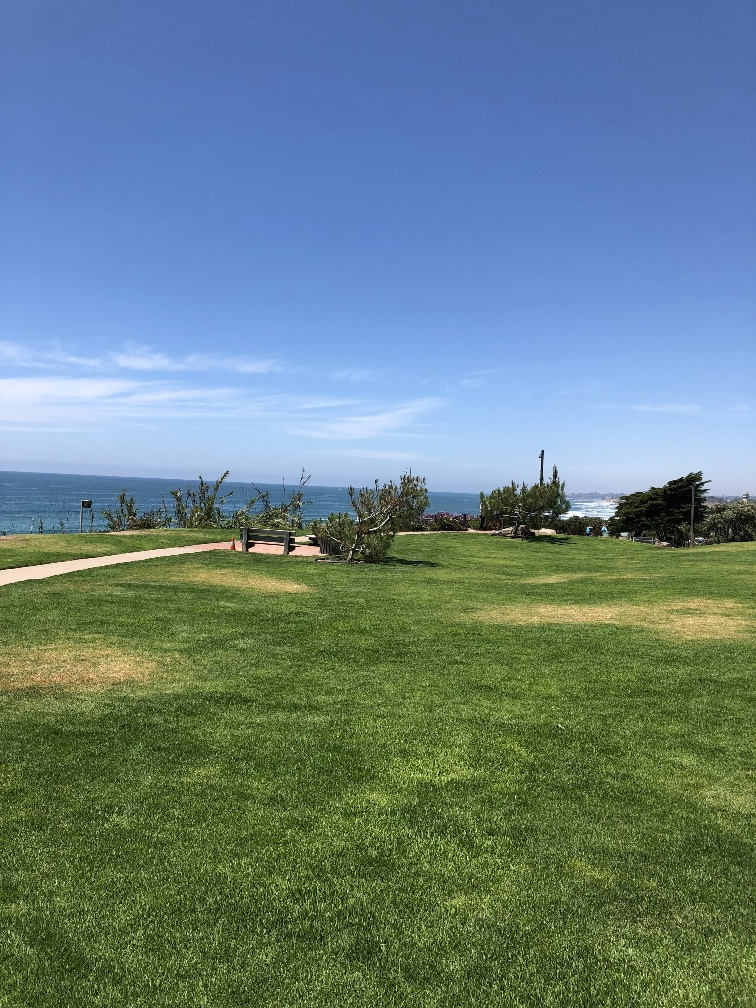
#> input picture assignments/generate_panorama_using_stitcher/scene/scene1.jpg, 756 x 1008 px; its folder holds 3 pictures in this run
$ python app.py
#> lines starting #> are read from the running program, lines starting #| are printed output that depends on the picture
import cv2
import numpy as np
import glob
from data_path import DATA_PATH
from matplotlib import pyplot as plt

imgFilePaths = [path for path in glob.glob(DATA_PATH + "scene/*jpg")]
imgFilePaths.sort()

images = []
for path in imgFilePaths:
    images.append(cv2.imread(path))


stitcher = cv2.Stitcher().create(cv2.STITCHER_PANORAMA)
# stitcher.setWaveCorrection(True)
# stitcher.setWa(cv2.detail.WAVE_CORRECT_VERT)
retval, pano = stitcher.stitch(images, pano=None)
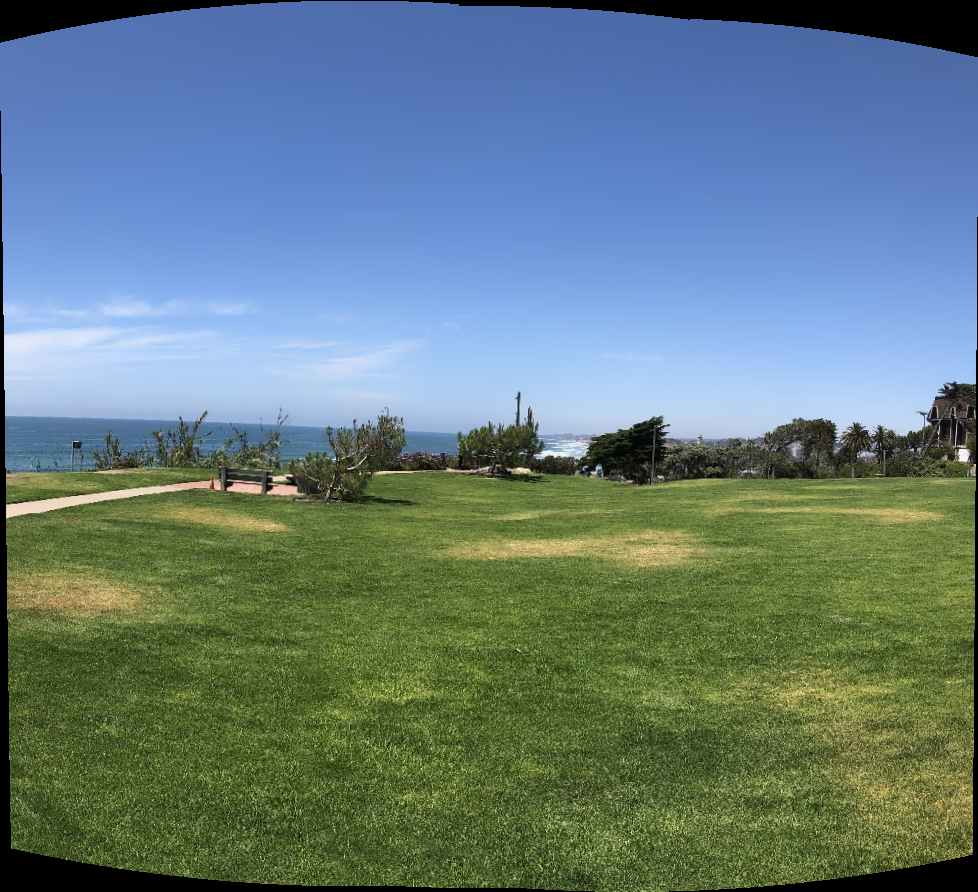
#> pano: shape (892, 978, 3); mean of channels 0, 1, 2 125.7, 124.4, 100.9; drawn as B, G, R
#> retval = 0

result = pano[118:875, 20:2074]
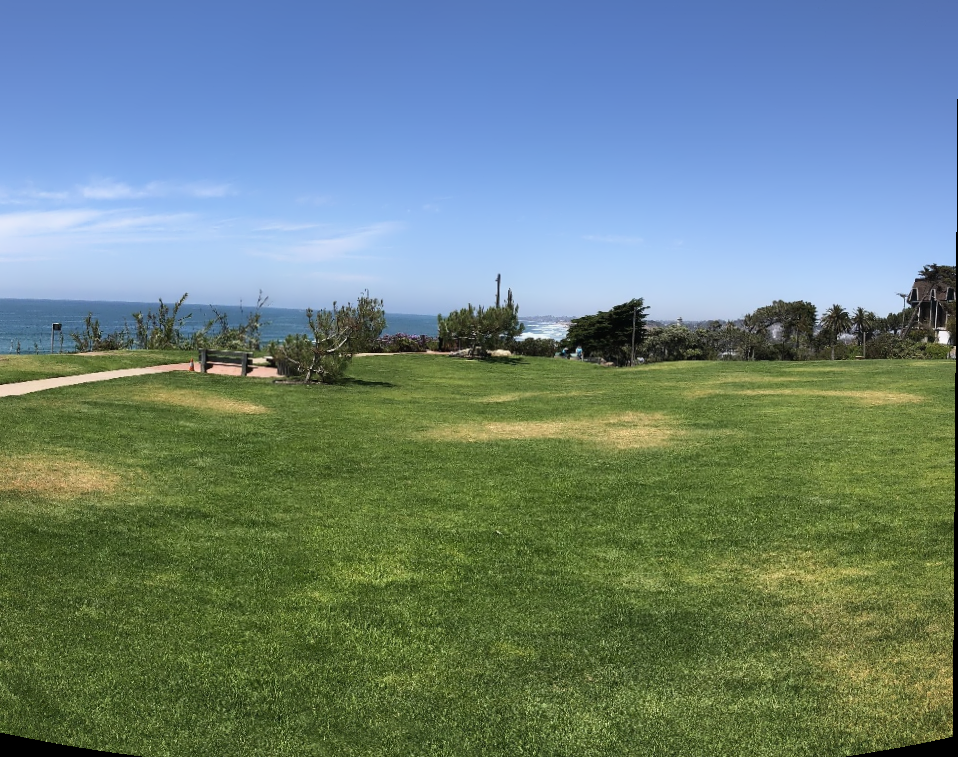
#> result: shape (757, 958, 3); mean of channels 0, 1, 2 124.5, 131.2, 107.8; drawn as B, G, R
# cv2.imshow("Pano 1", pano)
plt.imshow(result)
plt.show()
# [4 lines of commented-out code are left out]
